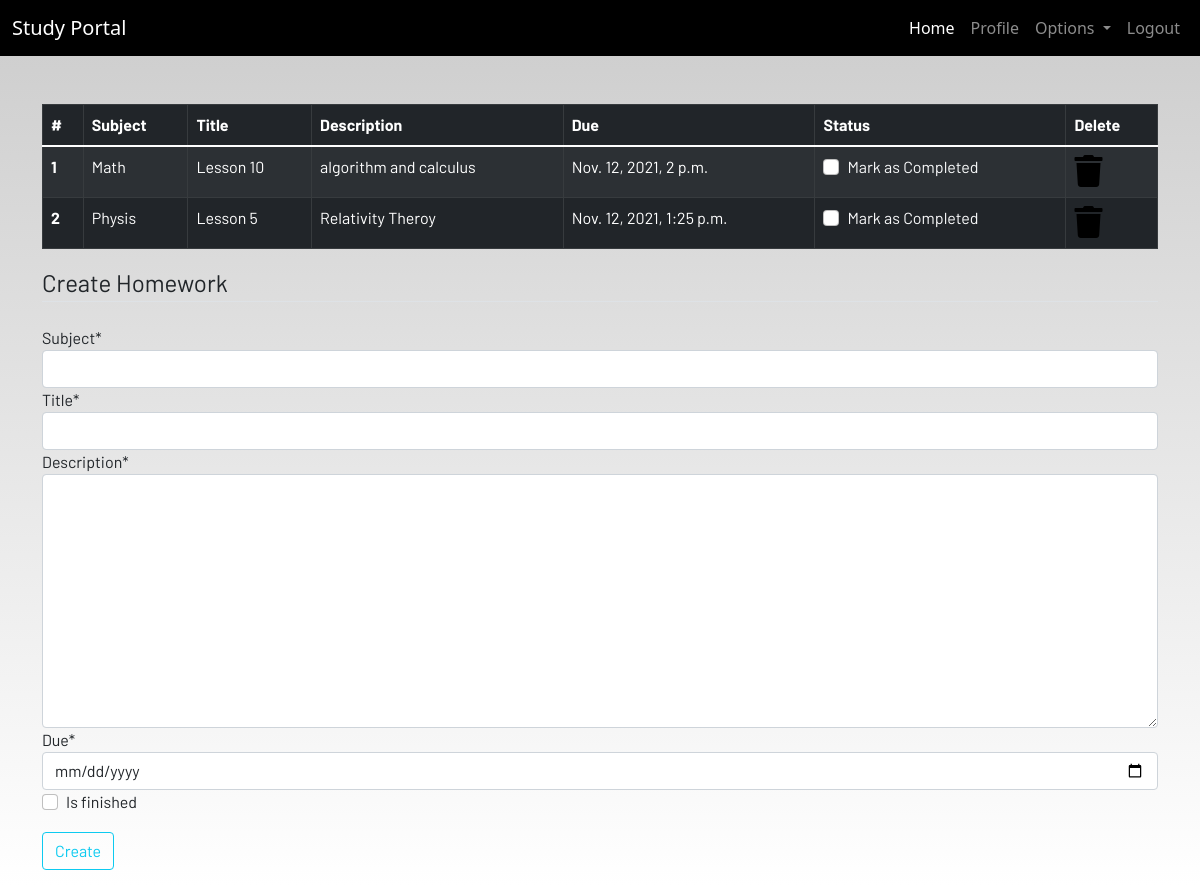
/homework/ (signed in), run on an earlier commit of the app's database.
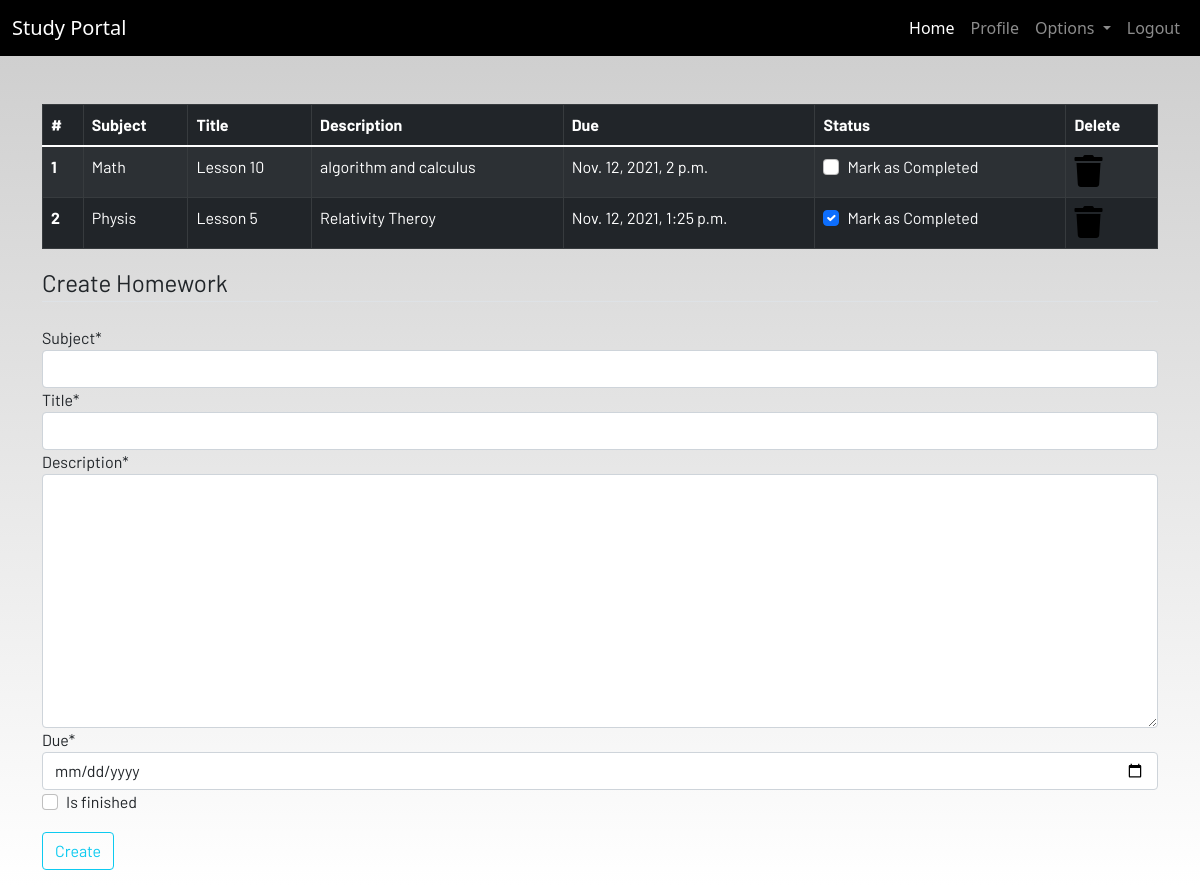
And on a later commit of the database.
### dashboard/models.py (models this page shows, shortened)
class Homework(models.Model):
    user = models.ForeignKey(User,on_delete=models.CASCADE)
    subject = models.CharField(max_length=50)
    title = models.CharField(max_length=100)
    description = models.TextField()
    due = models.DateTimeField()
    is_finished = models.BooleanField(default=False)
    class Meta:
        verbose_name = 'Homework'
        verbose_name_plural = 'Homeworks'

### dashboard/views.py (the view, shortened to what this page needs)
# urls.py: path('homework/',views.homeWork,name="homework"),
@login_required
def homeWork(request):
    homeworks = Homework.objects.filter(user=request.user)
    form = HomeworkForm()
    context = {
        'homeworks':homeworks,
        'form':form
    }
    return render(request,'dashboard/homework.html',context)

### dashboard/forms.py
class HomeworkForm(forms.ModelForm):
    class Meta:
        model = Homework
        widgets = {'due':DateInput()}
        fields = ['subject','title','description','due','is_finished']

### dashboard/templates/dashboard/homework.html (shortened to what this page needs)
{% extends 'dashboard/base.html' %}
{% load static %}
{% load crispy_forms_tags %}
{% block content %}
<div class="container">
    {% if homeworks %}
    <table class="table table-striped table-bordered table-hover table-dark">
        <thead>
            <tr>
                <th scope="col">#</th>
                <th scope="col">Subject</th>
                <th scope="col">Title</th>
                <th scope="col">Description</th>
                <th scope="col">Due</th>
                <th scope="col">Status</th>
                <th scope="col">Delete</th>
            </tr>
        </thead>
        <tbody>
            {% for homework in homeworks %}
            <tr>
                <th scope="row">{{forloop.counter}}</th>
                <td>{{homework.subject}}</td>
                <td>{{homework.title}}</td>
                <td>{{homework.description}}</td>
                <td>{{homework.due}}</td>
                <td>
                    <a href="{% url 'update-homework' homework.pk %}">
                        <div class="form-check">
                            {%if homework.is_finished%}
                            <input class="form-check-input" type="checkbox" value="" checked id="1">
                            {% else %}
                            <input class="form-check-input" type="checkbox" value="" id="1">
                            {% endif %}
                            <label class="form-check-label text-light" for="flexCheckDefault">
                                Mark as Completed
                            </label>
                        </div>
                    </a>
                </td>
                <td><a href="{% url 'delete-homework' homework.pk %}"><i class="fa fa-trash fa-2x"></i></a></td>
            </tr>
            {%endfor%}
        </tbody>
    </table>
    {% else %}
    <h4>All homeworks are completed!! Create to have more!!</h4>
    {% endif %}
</div>
<div class=" container">
    <form method="POST">
        <fieldset class="form-group">
            <legend class="border-bottom mb-4">Create Homework</legend>
        </fieldset>
        <div class="form-group">
            {{form|crispy}}
            <button href="" class="btn btn-outline-info my-3" type="submit">
                Create
            </button>
        </div>
    </form>
</div>
{% endblock content %}

### dashboard/templates/dashboard/base.html (shortened to what this page needs)
<!DOCTYPE html>
{% load static %}
<html lang="en">
<head>
  <link rel="stylesheet" href="https://pro.fontawesome.com/releases/v5.10.0/css/all.css"/>
  <link href="https://cdn.jsdelivr.net/npm/bootstrap@5.1.3/dist/css/bootstrap.min.css" rel="stylesheet">
  <link rel="stylesheet" href="{% static 'css/main.css' %}" />
</head>
<body>
  <header>
    <nav class="navbar navbar-expand-lg navbar-dark bg-dark">
      <div class="container-fluid">
        <a class="navbar-brand" href="{% url 'home' %}">Study Portal</a>
        <div class="collapse navbar-collapse justify-content-end" id="navbarSupportedContent">
          <ul class="navbar-nav mb-2 mb-lg-0">
            <li class="nav-item">
              <a class="nav-link active" aria-current="page" href="{% url 'home' %}">Home</a>
            </li>
            {% if request.user.is_authenticated %}
            <li class="nav-item">
              <a class="nav-link" href="{% url 'profile' %}">Profile</a>
            </li>
            <li class="nav-item dropdown">
              <a class="nav-link dropdown-toggle" href="#" id="navbarDropdown" role="button" data-bs-toggle="dropdown"
                aria-haspopup="true" aria-expanded="false">
                Options
              </a>
            </li>
            <li class="nav-item">
              <a class="nav-link" href="{% url 'logout' %}">Logout</a>
            </li>
            {% endif %}
          </ul>
        </div>
      </div>
    </nav>
  </header>
  <br /><br />
  <main>
    {% block content %}
    {% endblock content %}
  </main>
</body>
</html>

### statics/css/main.css (style rules this page uses)
html { scroll-behavior: smooth; height: 100%; width: 100%; }
main { font-family: Barlow, Quicksand, Rubik, sans-serif, serif, 'Times New Roman', Times, serif !important; }
.navbar { background-color: rgb(0, 0, 0) !important; }
a { text-decoration: none !important; color: black; }
html, body { max-width: 100%; overflow-x: hidden; height: 100%; width: 100%; }
body { background: linear-gradient(rgba(0, 0, 0, 0.2), rgba(255, 255, 255, 0.5)); overflow-x: hidden; background-repeat: no-repeat; }
.fa { color: black; }

What changed in the data, as far as the page shows it:
changed Homework "Physis": value "☐" → "☑"
